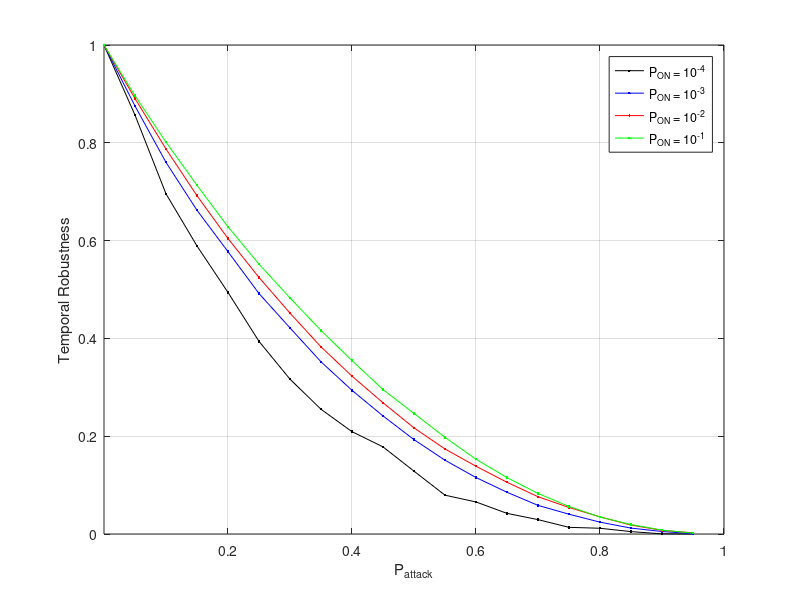

Here is the MATLAB script that generated this plot:
%  read labels and x-y data
load RWP_10_4_trace_AverageContactUpdates.dat;     %  read data into the my_xy matrix
Prob = RWP_10_4_trace_AverageContactUpdates(:,2);     %  copy first column of my_xy into x
Err1 = RWP_10_4_trace_AverageContactUpdates(:,3);     %  and second column into y

load RWP_10_3_trace_AverageContactUpdates.dat;     %  read data into the my_xy matrix
Err2 = RWP_10_3_trace_AverageContactUpdates(:,3);     %  and second column into y

load RWP_10_2_trace_AverageContactUpdates.dat;     %  read data into the my_xy matrix
Err3 = RWP_10_2_trace_AverageContactUpdates(:,3);     %  and second column into y

load RWP_10_1_trace_AverageContactUpdates.dat;     %  read data into the my_xy matrix
Err4 = RWP_10_1_trace_AverageContactUpdates(:,3);     %  and second column into y

plot(Prob,Err1,'k.-',Prob,Err2,'b.-',Prob,Err3,'r.-',Prob,Err4,'g.-');

xlabel('P_{attack}');           % add axis labels and plot title
ylabel('Temporal Robustness');
axis([0.000075 1.000 0.0 1.000],[0.000075 1.000 0.0 1.000]);
%set(gca,'XGrid','on','YGrid','on');
%set(gca,'gridlinestyle','--')
grid on;
legend('P_{ON} = 10^{-4}','P_{ON} = 10^{-3}','P_{ON} = 10^{-2}','P_{ON} = 10^{-1}');

%title('Mean monthly precipitation at Portland International Airport');
%plot(Prob,EffSim,'bx-',Prob,EffTheor,'ro-');     %  plot precip vs. month with circles
